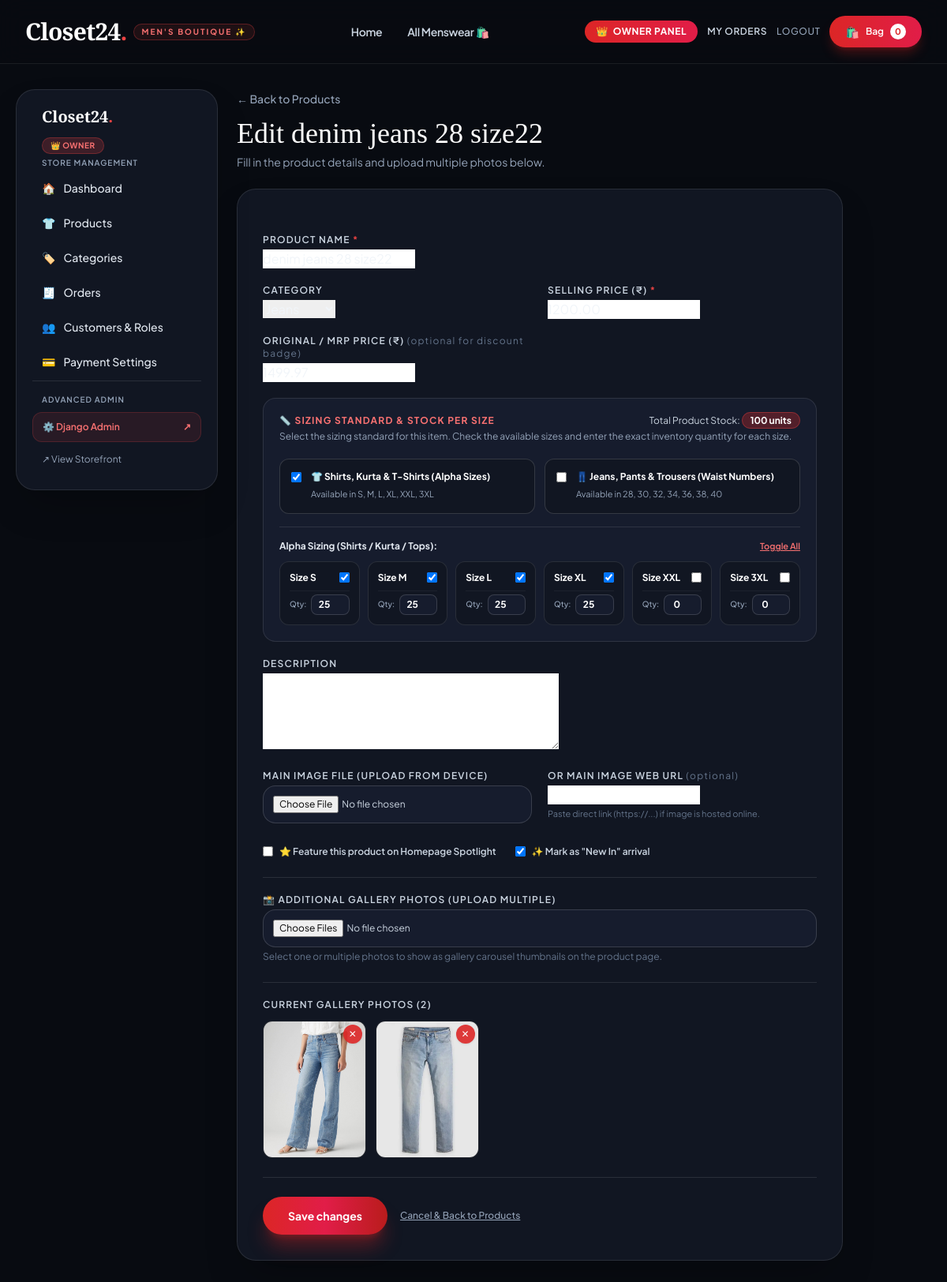
Screenshot of /owner/products/4/edit/ (signed in) with the database file from the repository.
### shop/models.py (models this page shows, shortened)
class Product(models.Model):
    GST_CHOICES = (
        (Decimal("0.00"), "0% (Exempt)"),
        (Decimal("5.00"), "5% GST (Apparel <= ₹1000)"),
        (Decimal("12.00"), "12% GST (Apparel > ₹1000)"),
        (Decimal("18.00"), "18% GST (Luxury / Accessories)"),
        (Decimal("28.00"), "28% GST"),
    )
    name = models.CharField(max_length=180)
    slug = models.SlugField(unique=True)
    category = models.ForeignKey(Category, on_delete=models.SET_NULL, null=True, blank=True)
    description = models.TextField(blank=True)
    price = models.DecimalField(max_digits=10, decimal_places=2, help_text="Base price before GST or selling price")
    compare_at_price = models.DecimalField(max_digits=10, decimal_places=2, null=True, blank=True)
    gst_rate = models.DecimalField(max_digits=5, decimal_places=2, choices=GST_CHOICES, default=Decimal("5.00"))
    image = models.ImageField(upload_to="products/", blank=True, null=True)
    image_url = models.URLField(blank=True)
    sizes = models.CharField(max_length=120, default="S,M,L,XL")
    stock = models.PositiveIntegerField(default=0)
    featured = models.BooleanField(default=False)
    is_new = models.BooleanField(default=True)
    created_at = models.DateTimeField(auto_now_add=True)
    class Meta:
        ordering = ["-created_at"]
    @property
    def safe_image_url(self):
        if self.image:
            try:
                return self.image.url
            except Exception:
                pass
        return ""

class ProductImage(models.Model):
    product = models.ForeignKey(Product, on_delete=models.CASCADE, related_name="gallery_images")
    image = models.ImageField(upload_to="products/gallery/")
    created_at = models.DateTimeField(auto_now_add=True)
    @property
    def display_url(self):
        if self.image:
            try:
                return self.image.url
            except Exception:
                pass
        return ""

### shop/views.py (the view)
    def _wrapped_view(request,*arg,**kwargs):
        if not is_owner_or_staff(request.user):
            messages.error(request,"Access restricted. Only store staff and owners can access this page.")
            return redirect("home")
        return view_func(request,*arg,**kwargs)

### shop/forms.py
class ProductForm(forms.ModelForm):
    class Meta:
        model = Product
        fields = (
            "name",
            "category",
            "description",
            "price",
            "compare_at_price",
            "gst_rate",
            "image",
            "image_url",
            "sizes",
            "stock",
            "featured",
            "is_new",
        )
        widgets = {
            "description": forms.Textarea(attrs={"rows": 4}),
            "image": forms.FileInput(attrs={
                "class": "w-full border border-white/15 rounded-2xl p-3 text-xs bg-[#161c2d] text-slate-300 focus:outline-none focus:border-red-500",
                "accept": "image/*",
            }),
        }
    def __init__(self, *args, **kwargs):
        super().__init__(*args, **kwargs)
        if "gst_rate" in self.fields:
            self.fields["gst_rate"].required = False
        if "image" in self.fields:
            self.fields["image"].required = False
        if "image_url" in self.fields:
            self.fields["image_url"].required = False

### shop/context_processors.py (called while the page is built)
def cart_count(request):
    cart = request.session.get("cart", {})
    return {"cart_count": sum(item.get("quantity", 0) for item in cart.values())}

def shop_settings(request):
    return {"shop_settings": ShopSettings.objects.first()}

def is_owner_check(request):
    if not request.user.is_authenticated:
        return {"is_owner": False,
                "is_staff_member":False,
                "is_store_admin":False,
                "user_role":"guest"
                }
    profile = Profile.objects.filter(user=request.user).first()
    if profile:
        role = profile.role
    elif request.user.is_superuser:
        role = "owner"
    elif request.user.is_staff:
        role = "staff"
    else:
        role = "customer"
    is_own = (role == "owner") or request.user.is_superuser
    is_stff = (role == "staff")
    return {"is_owner": is_own,
            "is_staff_member":is_stff,
            "is_store_admin":is_own or is_stff,
            "user_role":role}

### shop/models.py (called while the page is built)
    def __str__(self):
        return self.name

### shop/views.py (called while the page is built)
def is_owner_or_staff(user):
    if not user.is_authenticated:
        return False
    if  user.is_superuser:
        return True
    profile = Profile.objects.filter(user=user).first()
    return profile is not None and profile.role in ["owner", "staff"]

### templates/owner/product_form.html (shortened to what this page needs)
{% extends "owner/base.html" %}
{% block owner_content %}
<div class="max-w-3xl">
  <a href="{% url 'owner_products' %}" class="inline-flex items-center gap-1 text-sm text-slate-400 hover:text-white font-medium">← Back to Products</a>
  <h1 class="display text-4xl mt-3 text-white">{{ heading }}</h1>
  <p class="text-slate-400 mt-1.5 text-sm">Fill in the product details and upload multiple photos below.</p>
  <form id="productForm" method="post" enctype="multipart/form-data" class="bg-[#111622] border border-white/10 rounded-3xl p-6 sm:p-8 mt-6 space-y-6 shadow-2xl">
    <div class="grid sm:grid-cols-2 gap-5">
      <div class="sm:col-span-2">
        <label class="block text-xs uppercase tracking-widest text-slate-300 font-semibold mb-1">
          Product Name <span class="text-red-500">*</span>
        </label>
        {{ form.name }}
      </div>
      <div>
        <label class="block text-xs uppercase tracking-widest text-slate-300 font-semibold mb-1">Category</label>
        {{ form.category }}
      </div>
      <div>
        <label class="block text-xs uppercase tracking-widest text-slate-300 font-semibold mb-1">
          Selling Price (₹) <span class="text-red-500">*</span>
        </label>
        {{ form.price }}
      </div>
      <div>
        <label class="block text-xs uppercase tracking-widest text-slate-300 font-semibold mb-1">
          Original / MRP Price (₹) <span class="text-slate-500 font-normal lowercase">(optional for discount badge)</span>
        </label>
        {{ form.compare_at_price }}
      </div>
      <div class="sm:col-span-2 bg-[#161c2d] border border-white/10 rounded-2xl p-5 space-y-4">
        <div>
          <div class="flex items-center justify-between">
            <label class="block text-xs uppercase tracking-widest text-red-400 font-bold">
              📏 Sizing Standard & Stock Per Size
            </label>
            <span class="text-xs text-slate-300">Total Product Stock: <b id="totalStockBadge" class="text-white bg-red-600/30 px-2.5 py-0.5 rounded-full border border-red-500/40 text-xs">0 units</b></span>
          </div>
          <p class="text-xs text-slate-400 mt-1">Select the sizing standard for this item. Check the available sizes and enter the exact inventory quantity for each size.</p>
        </div>
        <div class="grid sm:grid-cols-2 gap-3 pt-1">
          <label class="flex items-start gap-3 p-3.5 rounded-xl border border-white/15 bg-[#111622] hover:border-red-500/50 cursor-pointer transition select-none">
            <input type="checkbox" id="toggleAlphaSizes" class="mt-0.5" onchange="toggleSizeSections()">
            <div>
              <span class="text-xs font-bold text-white block">👕 Shirts, Kurta & T-Shirts (Alpha Sizes)</span>
              <span class="text-[11px] text-slate-400">Available in S, M, L, XL, XXL, 3XL</span>
            </div>
          </label>
          <label class="flex items-start gap-3 p-3.5 rounded-xl border border-white/15 bg-[#111622] hover:border-red-500/50 cursor-pointer transition select-none">
            <input type="checkbox" id="toggleNumericSizes" class="mt-0.5" onchange="toggleSizeSections()">
            <div>
              <span class="text-xs font-bold text-white block">👖 Jeans, Pants & Trousers (Waist Numbers)</span>
              <span class="text-[11px] text-slate-400">Available in 28, 30, 32, 34, 36, 38, 40</span>
            </div>
          </label>
        </div>
        <div id="alphaSection" class="hidden pt-4 border-t border-white/10 space-y-2.5">
          <div class="flex items-center justify-between">
            <p class="text-xs font-bold text-slate-200">Alpha Sizing (Shirts / Kurta / Tops):</p>
            <button type="button" onclick="toggleAllSizes('alpha')" class="text-[11px] text-red-400 hover:text-red-300 underline font-semibold">Toggle All</button>
          </div>
          <div class="grid grid-cols-2 sm:grid-cols-3 md:grid-cols-6 gap-2.5">
            {% for s in alpha_sizes %}
            <div class="bg-[#111622] border border-white/10 rounded-xl p-3 space-y-2 hover:border-white/20 transition">
              <label class="flex items-center justify-between text-xs font-bold text-white cursor-pointer">
                <span>Size {{ s }}</span>
                <input type="checkbox" name="selected_sizes" value="{{ s }}" class="size-checkbox alpha-checkbox" id="check_{{ s }}" onchange="updateTotalStock()">
              </label>
              <div class="flex items-center gap-1.5 pt-1 border-t border-white/5">
                <span class="text-[10px] text-slate-400 font-medium">Qty:</span>
                <input type="number" name="size_qty_{{ s }}" id="qty_{{ s }}" min="0" value="0" class="size-qty-input w-full bg-[#161c2d] border border-white/15 rounded-lg px-2 py-1 text-xs text-white text-center font-bold" oninput="updateTotalStock()">
              </div>
            </div>
            {% endfor %}
          </div>
        </div>
      </div>
      <div class="sm:col-span-2">
        <label class="block text-xs uppercase tracking-widest text-slate-300 font-semibold mb-1">Description</label>
        {{ form.description }}
      </div>
      <div>
        <label class="block text-xs uppercase tracking-widest text-slate-300 font-semibold mb-1">
          Main Image File (Upload from device)
        </label>
        {{ form.image }}
      </div>
      <div>
        <label class="block text-xs uppercase tracking-widest text-slate-300 font-semibold mb-1">
          Or Main Image Web URL <span class="text-slate-500 font-normal lowercase">(optional)</span>
        </label>
        {{ form.image_url }}
        <p class="text-[11px] text-slate-500 mt-1">Paste direct link (https://...) if image is hosted online.</p>
      </div>
      <div class="sm:col-span-2 flex flex-wrap gap-6 pt-2">
        <label class="flex items-center gap-2 text-xs font-semibold text-slate-300 cursor-pointer">
          {{ form.featured }}
          <span>⭐ Feature this product on Homepage Spotlight</span>
        </label>
        <label class="flex items-center gap-2 text-xs font-semibold text-slate-300 cursor-pointer">
          {{ form.is_new }}
          <span>✨ Mark as "New In" arrival</span>
        </label>
      </div>
    </div>
    <div class="pt-5 border-t border-white/10">
      <label class="block text-xs uppercase tracking-widest text-slate-300 font-semibold mb-1">
        📸 Additional Gallery Photos (Upload Multiple)
      </label>
      <input type="file" name="gallery_images" multiple accept="image/*"
             class="w-full border border-white/15 rounded-2xl p-3 text-xs bg-[#161c2d] text-slate-300 focus:outline-none focus:border-red-500" />
      <p class="text-xs text-slate-500 mt-1">Select one or multiple photos to show as gallery carousel thumbnails on the product page.</p>
    </div>
    {% if product and product.gallery_images.all %}
    <div class="pt-5 border-t border-white/10">
      <label class="block text-xs uppercase tracking-widest text-slate-300 font-semibold mb-3">
        Current Gallery Photos ({{ product.gallery_images.count }})
      </label>
      <div class="grid grid-cols-3 sm:grid-cols-4 md:grid-cols-5 gap-3">
        {% for g in product.gallery_images.all %}
        {% if g.display_url %}
        <div class="relative group rounded-xl overflow-hidden border border-white/10 aspect-[3/4] bg-[#090d16]">
          <img src="{{ g.display_url }}" class="w-full h-full object-cover" alt="Gallery photo">
          <button type="submit" form="delete-gallery-form-{{ g.id }}" onclick="return confirm('Remove this photo from gallery?');"
            class="absolute top-1 right-1 bg-red-600 hover:bg-red-700 text-white rounded-full w-6 h-6 flex items-center justify-center text-xs opacity-90 group-hover:opacity-100 transition shadow">
            ✕
          </button>
        </div>
        {% endif %}
        {% endfor %}
      </div>
    </div>
    {% endif %}
    <div class="flex items-center gap-4 pt-6 border-t border-white/10">
      <button type="submit" form="productForm" class="bg-gradient-to-r from-red-600 via-rose-600 to-red-700 hover:from-red-500 hover:to-rose-500 text-white rounded-full px-8 py-3.5 text-sm font-bold shadow-xl shadow-red-600/35 transition transform hover:-translate-y-0.5">
        {{ button }}
      </button>
      <a href="{% url 'owner_products' %}" class="text-xs text-slate-400 hover:text-white font-medium underline">
        Cancel & Back to Products
      </a>
    </div>
  </form>
</div>
{% endblock %}

### templates/base.html (style rules this page uses)
body { font-family: 'Plus Jakarta Sans', sans-serif; background-color: #080b11; color: #f1f5f9; }
.display { font-family: 'Playfair Display', serif; }

### rows the page displays
Product: name "denim jeans 28 size22", category "Jeans", price "1200.00", compare_at_price "1499.97", is_new "☑", gallery_images.count "2"
ProductImage: display_url (picture)
ProductImage: display_url (picture)

### other values shown
{{ cart_count }} "0"
{{ heading }} "Edit denim jeans 28 size22"
{{ s }} "S" "M" "L" "XL" "XXL" "3XL"
{{ button }} "Save changes"
